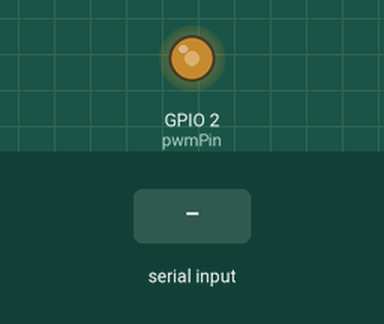
This sketch was run on a simulated ESP32. Shown: output pins drawn as LEDs (lit = HIGH). Dashed ring = blinking. The inputs (shaded band) are chosen by the test bench. Random numbers use the default seed unless the sketch sets one; what the sketch prints to the serial monitor is not drawn.

Above: at 1.2 s.
1.3 s: "bpm \n" received over Serial
4.3 s: "bpm 90\n" received over Serial
At 4.8 s:
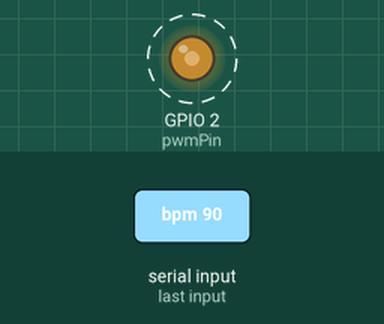
7.3 s: "bpm ,45\n" received over Serial
Timing chart, 0 to 16.3 s (numbered marks = the images above; inputs shaded):
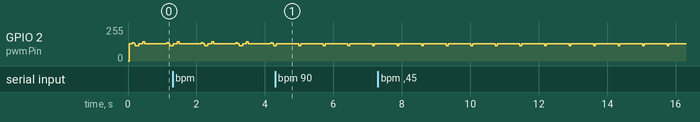

The sketch:

ECGSIM_SERIAL.ino
```cpp
#include <Arduino.h>

// Parámetros PWM
const int pwmPin = 2;        // GPIO para salida PWM
const int channel = 0;
const int resolution = 8;    // 8 bits (0-255)
const int freqPWM = 20000;   // 20 kHz PWM para mejor filtrado

const int waveformLength = 500;
uint8_t ecgWaveform[waveformLength];

// Variables de control
int indexWav = 0;
unsigned long lastUpdate = 0;
int bpm = 60;
unsigned long tiempoMuestreo = 0;
unsigned long intervaloLatido = 0;
unsigned long duracionReposo = 0;
bool enReposo = false;
unsigned long inicioReposo = 0;
int patologia = 0;  // 0 a 9

// Prototipos
void generarECG(int pat);
float ondaP(float t);
float ondaQ(float t);
float ondaR(float t);
float ondaS(float t);
float ondaT(float t);

// Generadores de patologías
void generarPatologiaNormal();
void generarPatologiaArritmia();
void generarPatologiaBradicarida();
void generarPatologiaTaquicardia();
void generarPatologiaExtrasistolica();
void generarPatologiaFibrilacion();
void generarPatologiaFlutter();
void generarPatologiaBloqueoAV();
void generarPatologiaIsquemia();
void generarPatologiaInfarto();

void calcularDuracionReposo();
void mostrarMenu();
void procesarComando(String cmd);

void setup() {
  Serial.begin(115200);
  ledcSetup(channel, freqPWM, resolution);
  ledcAttachPin(pwmPin, channel);

  calcularDuracionReposo();
  generarECG(patologia);

  Serial.println(">> Simulador ECG PWM con patologías");
  mostrarMenu();
}

void loop() {
  if (Serial.available()) {
    String cmd = Serial.readStringUntil('\n');
    cmd.trim();
    if (cmd.length() > 0) procesarComando(cmd);
  }

  unsigned long now = millis();

  if (!enReposo) {
    if (now - lastUpdate >= tiempoMuestreo) {
      ledcWrite(channel, ecgWaveform[indexWav]);
      lastUpdate = now;
      indexWav++;
      if (indexWav >= waveformLength) {
        enReposo = true;
        inicioReposo = now;
        indexWav = 0;
        ledcWrite(channel, 128);  // línea base
        Serial.println(">> Latido generado");
      }
    }
  } else {
    if (now - inicioReposo >= duracionReposo) {
      enReposo = false;
    }
  }
}

// -------- FUNCIONES ONDAS BÁSICAS --------

float ondaP(float t) {
  if (t >= 0.05 && t < 0.15) {
    float x = (t - 0.05) / 0.1;
    return 0.1 * sin(PI * x);
  }
  return 0;
}

float ondaQ(float t) {
  if (t >= 0.18 && t < 0.21) {
    return -0.15;
  }
  return 0;
}

float ondaR(float t) {
  if (t >= 0.21 && t < 0.25) {
    float x = (t - 0.21) / 0.04;
    return 1.0 * sin(PI * x);
  }
  return 0;
}

float ondaS(float t) {
  if (t >= 0.25 && t < 0.28) {
    float x = (t - 0.25) / 0.03;
    return -0.25 * (1 - x);
  }
  return 0;
}

float ondaT(float t) {
  if (t >= 0.35 && t < 0.45) {
    float x = (t - 0.35) / 0.1;
    return 0.2 * sin(PI * x);
  }
  return 0;
}

// -------- PATOLOGÍAS --------

void generarECG(int pat) {
  switch(pat) {
    case 0: generarPatologiaNormal(); break;
    case 1: generarPatologiaArritmia(); break;
    case 2: generarPatologiaBradicarida(); break;
    case 3: generarPatologiaTaquicardia(); break;
    case 4: generarPatologiaExtrasistolica(); break;
    case 5: generarPatologiaFibrilacion(); break;
    case 6: generarPatologiaFlutter(); break;
    case 7: generarPatologiaBloqueoAV(); break;
    case 8: generarPatologiaIsquemia(); break;
    case 9: generarPatologiaInfarto(); break;
    default: generarPatologiaNormal(); break;
  }
}

void generarPatologiaNormal() {
  for (int i = 0; i < waveformLength; i++) {
    float t = (float)i / waveformLength;
    float val = ondaP(t) + ondaQ(t) + ondaR(t) + ondaS(t) + ondaT(t);
    ecgWaveform[i] = constrain(128 + val * 100, 0, 255);
  }
}

void generarPatologiaArritmia() {
  for (int i = 0; i < waveformLength; i++) {
    float t = (float)i / waveformLength;
    float val = ondaQ(t) + ondaR(t)*0.9 + ondaS(t) + ondaT(t)*0.9;
    ecgWaveform[i] = constrain(128 + val * 100, 0, 255);
  }
}

void generarPatologiaBradicarida() {
  for (int i = 0; i < waveformLength; i++) {
    float t = min((float)i / waveformLength * 0.75, 1.0);
    float val = ondaP(t) + ondaQ(t) + ondaR(t) + ondaS(t) + ondaT(t);
    ecgWaveform[i] = constrain(128 + val * 100, 0, 255);
  }
}

void generarPatologiaTaquicardia() {
  for (int i = 0; i < waveformLength; i++) {
    float t = min((float)i / waveformLength * 1.25, 1.0);
    float val = ondaP(t) + ondaQ(t) + ondaR(t) + ondaS(t) + ondaT(t);
    ecgWaveform[i] = constrain(128 + val * 100, 0, 255);
  }
}

void generarPatologiaExtrasistolica() {
  for (int i = 0; i < waveformLength; i++) {
    float t = (float)i / waveformLength;
    float val = ondaP(t) + ondaQ(t) + ondaR(t) + ondaS(t) + ondaT(t);
    if (t > 0.6 && t < 0.8) val += 0.3 * sin(20 * PI * (t - 0.6));
    ecgWaveform[i] = constrain(128 + val * 100, 0, 255);
  }
}

void generarPatologiaFibrilacion() {
  for (int i = 0; i < waveformLength; i++) {
    float ruido = random(-20, 20) / 100.0;
    ecgWaveform[i] = constrain(128 + ruido * 100, 0, 255);
  }
}

void generarPatologiaFlutter() {
  for (int i = 0; i < waveformLength; i++) {
    float t = (float)i / waveformLength;
    float val = ondaR(t) + 0.1 * sin(20 * PI * t);
    ecgWaveform[i] = constrain(128 + val * 100, 0, 255);
  }
}

void generarPatologiaBloqueoAV() {
  for (int i = 0; i < waveformLength; i++) {
    float t = (float)i / waveformLength;
    float val = ondaQ(t) + ondaR(t) + ondaS(t) + ondaT(t);
    ecgWaveform[i] = constrain(128 + val * 100, 0, 255);
  }
}

void generarPatologiaIsquemia() {
  for (int i = 0; i < waveformLength; i++) {
    float t = (float)i / waveformLength;
    float val = ondaP(t) + ondaQ(t) + ondaR(t) + ondaS(t) + ondaT(t) - 0.1;
    ecgWaveform[i] = constrain(128 + val * 100, 0, 255);
  }
}

void generarPatologiaInfarto() {
  for (int i = 0; i < waveformLength; i++) {
    float t = (float)i / waveformLength;
    float val = ondaP(t) + ondaQ(t) + ondaR(t) + ondaS(t) + ondaT(t) + 0.1;
    ecgWaveform[i] = constrain(128 + val * 100, 0, 255);
  }
}

// -------- UTILIDADES --------

void calcularDuracionReposo() {
  intervaloLatido = 60000 / bpm;
  tiempoMuestreo = intervaloLatido / waveformLength;
  duracionReposo = intervaloLatido - tiempoMuestreo * waveformLength;
  if (duracionReposo < 0) duracionReposo = 0;
}

void mostrarMenu() {
  Serial.println("\n=== MENU SIMULADOR ECG ===");
  Serial.println("Comandos:");
  Serial.println("bpm <valor>     - Cambia frecuencia (30-180 bpm)");
  Serial.println("pat <0-9>       - Cambia patología:");
  Serial.println("   0  Normal");
  Serial.println("   1  Arritmia");
  Serial.println("   2  Bradicardia");
  Serial.println("   3  Taquicardia");
  Serial.println("   4  Extrasistolia");
  Serial.println("   5  Fibrilación auricular");
  Serial.println("   6  Flutter auricular");
  Serial.println("   7  Bloqueo AV");
  Serial.println("   8  Isquemia (ST ↓)");
  Serial.println("   9  Infarto (ST ↑)");
  Serial.println("help            - Muestra este menu");
  Serial.println("=========================\n");
}

void procesarComando(String cmd) {
  cmd.toLowerCase();
  if (cmd.startsWith("bpm ")) {
    int val = cmd.substring(4).toInt();
    if (val >= 30 && val <= 180) {
      bpm = val;
      calcularDuracionReposo();
      Serial.printf(">> BPM actualizado a %d\n", bpm);
    } else {
      Serial.println(">> BPM fuera de rango (30-180)");
    }
  }
  else if (cmd.startsWith("pat ")) {
    int val = cmd.substring(4).toInt();
    if (val >= 0 && val <= 9) {
      patologia = val;
      generarECG(patologia);
      Serial.printf(">> Patología cambiada a %d\n", patologia);
    } else {
      Serial.println(">> Patología inválida (0-9)");
    }
  }
  else if (cmd == "help") {
    mostrarMenu();
  }
  else {
    Serial.println(">> Comando desconocido. Escriba 'help' para ayuda.");
  }
}
```

Measured:
- by itself, GPIO 2 (pwmPin): alternates 128/255 for 0.67 s and 113/255 for 0.05 s
